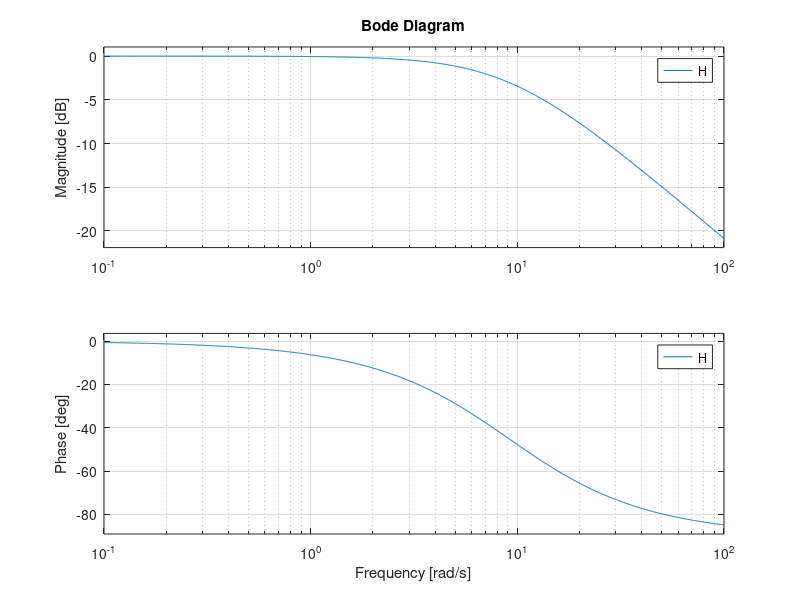

Write the MATLAB code that produced this figure.
clc, clear;
C = 100e-6;
R = 1.1e3;
R1 = R;
R2 = R;
R3 = R;
R4 = R;

H = tf([R2*R4], [R1*R2*R3*C R1*R3]);
H
bode(H);
grid on